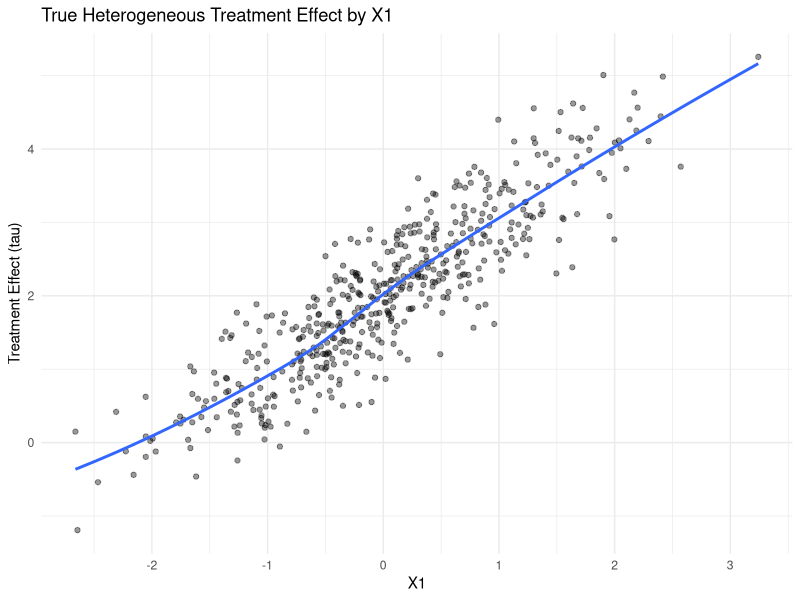

The R source for this figure:
## ---- chunk 1
knitr::opts_chunk$set(echo = TRUE, message = FALSE, warning = FALSE)
library(dplyr)
library(ggplot2)
# Optional: install.packages("bcf")
# library(bcf)
## ---- chunk 2
set.seed(123)
n <- 500

X1 <- rnorm(n)
X2 <- rnorm(n)
X3 <- rbinom(n, 1, 0.5)
tau <- 2 + X1 - 0.5 * X2  # treatment effect varies by covariates
W <- rbinom(n, 1, prob = plogis(0.4 * X1 - 0.3 * X2 + 0.5 * X3))
Y <- tau * W + 1.5 * X1 + 0.8 * X2 + 1.0 * X3 + rnorm(n)

df <- data.frame(X1, X2, X3, W, Y)
## ---- chunk 3
ggplot(data.frame(X1, tau), aes(x = X1, y = tau)) +
  geom_point(alpha = 0.4) +
  geom_smooth(se = FALSE) +
  labs(title = "True Heterogeneous Treatment Effect by X1",
       x = "X1", y = "Treatment Effect (tau)") +
  theme_minimal()
